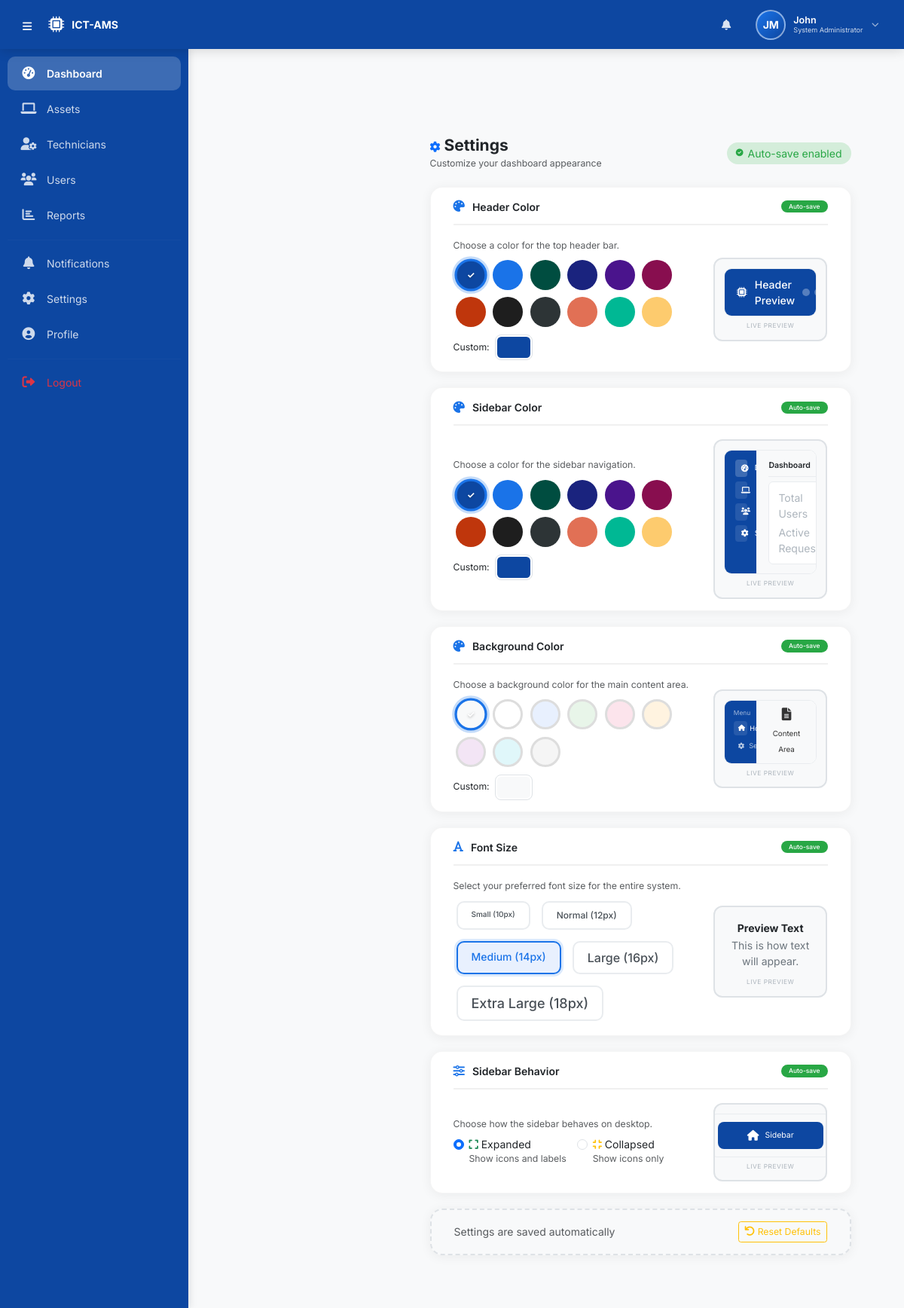
Screenshot of /public/settings/index.php (signed in) with the database file from the repository.
### tables this page shows
CREATE TABLE users (
    user_id INT PRIMARY KEY AUTO_INCREMENT,
    first_name VARCHAR(50) NOT NULL,
    last_name VARCHAR(50) NOT NULL,
    email VARCHAR(100) UNIQUE NOT NULL,
    phone VARCHAR(20) NOT NULL,
    password VARCHAR(255) NOT NULL,
    role ENUM('System Administrator', 'ICT Technician', 'Staff') NOT NULL,
    department VARCHAR(100),
    created_at TIMESTAMP DEFAULT CURRENT_TIMESTAMP,
    updated_at TIMESTAMP DEFAULT CURRENT_TIMESTAMP ON UPDATE CURRENT_TIMESTAMP
);

CREATE TABLE IF NOT EXISTS user_settings (
    setting_id INT PRIMARY KEY AUTO_INCREMENT,
    user_id INT NOT NULL,
    header_color VARCHAR(20) DEFAULT '#0d47a1',
    sidebar_color VARCHAR(20) DEFAULT '#0d47a1',
    background_color VARCHAR(20) DEFAULT '#f8f9fa',
    font_size VARCHAR(10) DEFAULT '14px',
    sidebar_collapsed TINYINT(1) DEFAULT 0,
    created_at TIMESTAMP DEFAULT CURRENT_TIMESTAMP,
    updated_at TIMESTAMP DEFAULT CURRENT_TIMESTAMP ON UPDATE CURRENT_TIMESTAMP,
    FOREIGN KEY (user_id) REFERENCES users(user_id) ON DELETE CASCADE,
    UNIQUE KEY unique_user_settings (user_id)
);

### public/settings/index.php (the view, shortened to what the rows shown need)
<?php
require_once __DIR__ . '/../includes/settings_helper.php';
$user_id = $_SESSION['user_id'];
$settings = getUserSettings($user_id);
$header_color = $settings['header_color'] ?? '#0d47a1';
$sidebar_color = $settings['sidebar_color'] ?? '#0d47a1';
$background_color = $settings['background_color'] ?? '#f8f9fa';
include __DIR__ . '/../includes/header.php';
?>
<div class="main-content">
    <div class="container-fluid settings-page">
        <form action="update_settings.php" method="POST" id="settingsForm">
            <div class="settings-section">
                <div class="row align-items-center">
                    <div class="col-lg-8 col-md-7">
                        <div class="mt-2 d-flex align-items-center gap-2">
                            <label class="form-label small mb-0">Custom:</label>
                            <input type="color" class="form-control form-control-color" style="width: 50px; height: 34px; padding: 2px; border-radius: 8px; cursor: pointer;"
                                   value="<?php echo $header_color; ?>"
                                   onchange="document.getElementById('header_color').value=this.value; updatePreview(); autoSave();">
                        </div>
                    </div>
                </div>
            </div>
            <div class="settings-section">
                <div class="row align-items-center">
                    <div class="col-lg-8 col-md-7">
                        <div class="mt-2 d-flex align-items-center gap-2">
                            <label class="form-label small mb-0">Custom:</label>
                            <input type="color" class="form-control form-control-color" style="width: 50px; height: 34px; padding: 2px; border-radius: 8px; cursor: pointer;"
                                   value="<?php echo $sidebar_color; ?>"
                                   onchange="document.getElementById('sidebar_color').value=this.value; updatePreview(); autoSave();">
                        </div>
                    </div>
                </div>
            </div>
            <div class="settings-section">
                <div class="row align-items-center">
                    <div class="col-lg-8 col-md-7">
                        <div class="mt-2 d-flex align-items-center gap-2">
                            <label class="form-label small mb-0">Custom:</label>
                            <input type="color" class="form-control form-control-color" style="width: 50px; height: 34px; padding: 2px; border-radius: 8px; cursor: pointer;"
                                   value="<?php echo $background_color; ?>"
                                   onchange="document.getElementById('background_color').value=this.value; updatePreview(); autoSave();">
                        </div>
                    </div>
                </div>
            </div>
            <div class="settings-section">
                <div class="row align-items-center">
                    <div class="col-lg-8 col-md-7">
                        <div class="d-flex flex-wrap gap-3">
                            <div class="form-check">
                                <input class="form-check-input" type="radio" name="sidebar_collapsed" id="sidebar_expanded" value="0"
                                       <?php echo ($sidebar_collapsed == 0) ? 'checked' : ''; ?>
                                       onchange="updatePreview(); autoSave();">
                                <label class="form-check-label" for="sidebar_expanded">
                                    <i class="fas fa-expand text-success"></i> Expanded
                                    <small class="text-muted d-block">Show icons and labels</small>
                                </label>
                            </div>
                            <div class="form-check">
                                <input class="form-check-input" type="radio" name="sidebar_collapsed" id="sidebar_collapsed_radio" value="1"
                                       <?php echo ($sidebar_collapsed == 1) ? 'checked' : ''; ?>
                                       onchange="updatePreview(); autoSave();">
                                <label class="form-check-label" for="sidebar_collapsed_radio">
                                    <i class="fas fa-compress text-warning"></i> Collapsed
                                    <small class="text-muted d-block">Show icons only</small>
                                </label>
                            </div>
                        </div>
                    </div>
                </div>
            </div>
        </form>
    </div>
</div>
<?php include __DIR__ . '/../includes/footer.php'; ?>

### public/includes/header.php (shortened to what the rows shown need)
<?php
require_once __DIR__ . '/profile_helper.php';
require_once __DIR__ . '/settings_helper.php';
$settings = getUserSettings($_SESSION['user_id']);
$user_id = $_SESSION['user_id'];
$first_name = $_SESSION['first_name'] ?? 'User';
$last_name = $_SESSION['last_name'] ?? '';
$role = $_SESSION['role'] ?? 'Staff';
$profile_picture = getProfilePicture($user_id);
$initials = getUserInitials($user_id);
$full_name = trim($first_name . ' ' . $last_name);
$sidebar_collapsed = isset($settings['sidebar_collapsed']) ? (int)$settings['sidebar_collapsed'] : 0;
?>
<!DOCTYPE html>
<html lang="en">
<head>
    <link href="https://cdn.jsdelivr.net/npm/bootstrap@5.3.0-alpha1/dist/css/bootstrap.min.css" rel="stylesheet">
    <link rel="stylesheet" href="https://cdnjs.cloudflare.com/ajax/libs/font-awesome/6.0.0-beta3/css/all.min.css">
</head>
<body>
<header class="top-header">
    <div class="header-right">
        <div class="user-avatar-wrapper dropdown" data-bs-toggle="dropdown" aria-expanded="false">
            <div class="avatar-circle <?php echo !empty($profile_picture) ? 'has-image' : ''; ?>">
                <?php if (!empty($profile_picture) && file_exists(__DIR__ . '/../../assets/uploads/profiles/' . basename($profile_picture))): ?>
                    <img src="<?php echo $profile_picture; ?>" alt="<?php echo $full_name; ?>">
                <?php else: ?>
                    <?php echo $initials; ?>
                <?php endif; ?>
            </div>
            <div class="user-info-text">
                <span class="user-name"><?php echo $first_name; ?></span>
                <span class="user-role"><?php echo $role; ?></span>
            </div>
            <i class="fas fa-chevron-down dropdown-arrow"></i>
        </div>
    </div>
</header>
<div class="main-content <?php echo $sidebar_collapsed ? 'expanded' : ''; ?>" id="mainContent">

### rows the page displays
users: initials "JM"
user_settings: header_color "#0d47a1", sidebar_color "#0d47a1", background_color "#f8f9fa", sidebar_collapsed "☑ Expanded Show icons and labels", sidebar_collapsed "☐ Collapsed Show icons only"

### other values shown
APP_SHORT "ICT-AMS"
$first_name "John"
$role "System Administrator"
$label "Dashboard"
$label "Assets"
$label "Technicians"
$label "Users"
$label "Reports"
$label "Notifications"
$label "Settings"
$label "Profile"
$label "Logout"
$label "Small (10px)"
$label "Normal (12px)"
$label "Medium (14px)"
